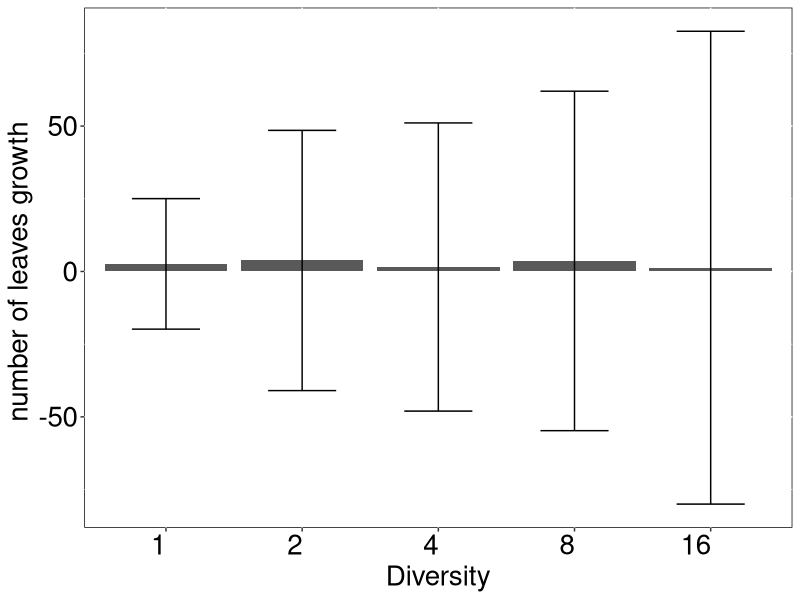

R code for this plot:
library(dplyr)
library(ggplot2)

fac<- read.csv("data/BD_17-18.csv")
fac$plot <- as.factor(fac$plot)
head(fac)
str(fac)

b<- read.csv("data/bruna.csv")
b<- b[,1:3]

m <- fac %>% 
  filter(ano==2017 & div!= "ctrl" )%>%
  select(plot, div, especie, fac_cresc, fac_sob, fac_tot)%>%
  group_by(plot, div)%>%
  summarise(medc= mean(fac_cresc),
            meds= mean(fac_sob),
            medt= mean(fac_tot),
            sc= sum(fac_cresc),
            ss= sum(fac_sob),
            st= sum(fac_tot),
            sdc= sd(fac_cresc),
            sds= sd(fac_sob),
            sdt= sd(fac_tot))

cres <- read.csv("data/BDcrescimento_por_plot.csv")

m$plot == cres$plot

g <- cbind(cres, as.data.frame(m[ ,-c(1,2)]))
s<- read.csv("brazilDry_gis.csv")

s$plot == g$plot

g<- cbind(g, s[,(8:11)]) 

g1 <- g %>% group_by(div) %>% 
  summarise_all(funs(mean(., na.rm = TRUE)))

g1$div <- as.factor(g1$div)

ggplot(g1,aes(y=cresc.nfol , x=div))+
  theme(axis.text.x = element_text( hjust = 1, size=20),
        axis.text.y=element_text(size=20), 
        axis.title=element_text(size=20), 
        panel.background = element_rect(fill='white', colour='black'), 
        axis.text=element_text(colour="black"),
        legend.text=element_text(size=16))+
  ylab("")  +  xlab("")+ 
  geom_bar(stat="identity",position="dodge")+
  ylab("number of leaves growth ")  +  xlab("Diversity")+
  geom_errorbar(aes(ymin=cresc.nfol - cresc.nfol_sdErr, ymax= cresc.nfol+ cresc.nfol_sdErr), width=.5,position=position_dodge(.5))



a <- ggplot(g, aes(y=cresc.biomassa, x=meds))+
  geom_point(size=4,show.legend = FALSE)+
  geom_smooth()+
  xlab("Potential of Facilitation on survival")+
  ylab("Aboveground Biomass growth (g)")+
  theme(axis.text.x = element_text(size=16, colour="black"),
        axis.title = element_text(size=20),
        axis.text.y = element_text(size=16,colour="black"),
        panel.background = element_rect(fill='white', colour='black'))


m$plot == b$PLOT
pl<- cbind(b,as.data.frame(m))

pl1<- pl %>% 
  filter(div=="16")


